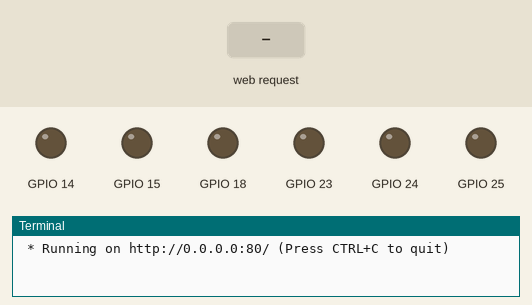
Recording of a program running on a simulated Raspberry Pi (BCM pin numbers). On the bench: output pins drawn as LEDs (lit = HIGH), the last lines printed to the terminal. Inputs (shaded band) come from the test bench. The clock reads 2024-03-15 10:24:30 at power-on unless the program sets it.

Above: at 1.2 s.
1.3 s: HTTP request for /switch/A/A received
At 1.9 s:
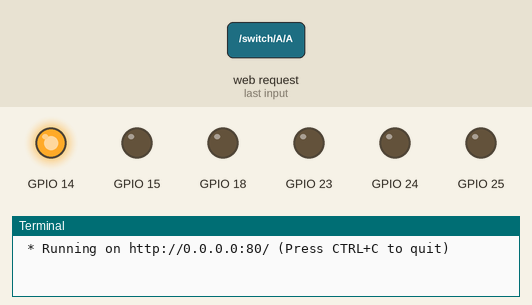
3.8 s: HTTP request for /switch/B/A received
At 4.6 s:
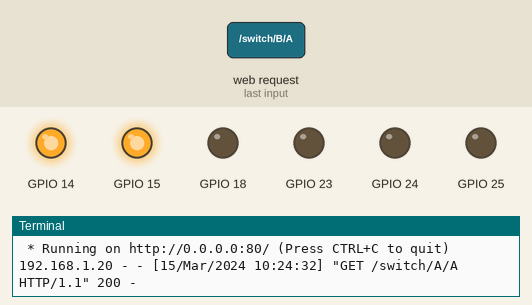
6.3 s: HTTP request for /switch/C/A received
At 6.9 s:
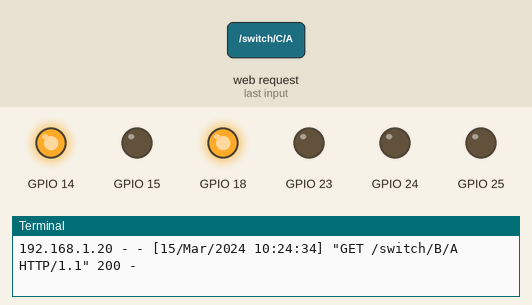
8.8 s: HTTP request for /switch/D/A received
At 9.6 s:
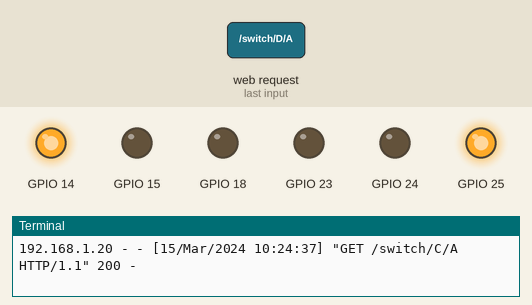
11.3 s: HTTP request for /switch/B/B received
At 11.9 s:
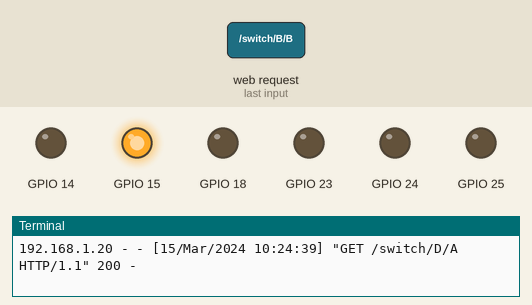
13.8 s: HTTP request for /switch/C/B received
At 14.6 s:
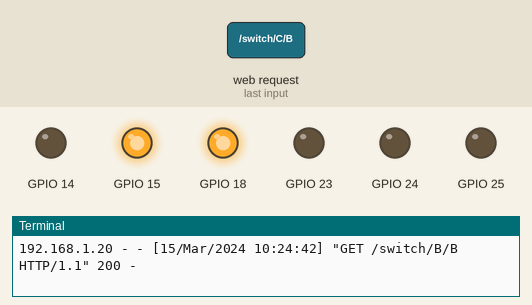
Timing chart, 0 to 16.8 s (numbered marks = the images above; inputs shaded):
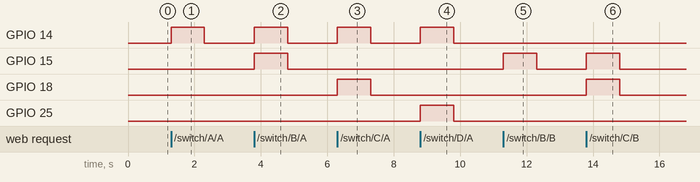

Measured:
- after the input at 1.3 s, GPIO 14: LOW → HIGH at once, → LOW 1.0 s later
- after the input at 3.8 s, GPIO 14, GPIO 15: LOW → HIGH at once, → LOW 1.0 s later
- after the input at 6.3 s, GPIO 14, GPIO 18: LOW → HIGH at once, → LOW 1.0 s later
- after the input at 8.8 s, GPIO 14, GPIO 25: LOW → HIGH at once, → LOW 1.0 s later
- after the input at 11.3 s, GPIO 15: LOW → HIGH at once, → LOW 1.0 s later
- after the input at 13.8 s, GPIO 15, GPIO 18: LOW → HIGH at once, → LOW 1.0 s later

The program:

switch.py
```python
#!/usr/bin/python
from bottle import route, run

# Import required libraries
import time
import RPi.GPIO as GPIO

# Define some settings
# Wait for one second
WaitTime = 1.0
# Use BCM GPIO references
# instead of physical pin numbers
GPIO.setmode(GPIO.BCM)

# Define GPIO signals to use
# and the Mapping to Signals A-D and ON/OFF
Pins={ 'A': 14, 'B':15, 'C':18, 'D':25, 'ON': 24, 'OFF':23 }

# Set all pins as output
for pin in Pins:
  GPIO.setup(Pins[pin],GPIO.OUT)
  GPIO.output(Pins[pin], False)

# Switches "switch" to ON or OFF state
# Parameters are "switch" (A,B,C,D) and "state" (ON,OFF)
def setSwitch(switch, state):
  GPIO.output(Pins[switch], True)
  GPIO.output(Pins[state], True)
  time.sleep(WaitTime)
  GPIO.output(Pins[switch], False)
  GPIO.output(Pins[state], False)

@route('/switch/<name>/<pos>')
def index(name, pos):
  name = name.upper()
  pos = pos.upper()
  setSwitch(name, pos)
  return 'Switch %s %s</b>' % (name, pos)

# run(host='0.0.0.0', port=80)

@route ('/')
def index ():
    output = open ('/opt/switch/index.html')
    return output

@route ('/apple-touch-icon.png')
def index ():
    output = open ('/opt/switch/apple-touch-icon.png')
    return output

run (host='0.0.0.0', port=80)
```
